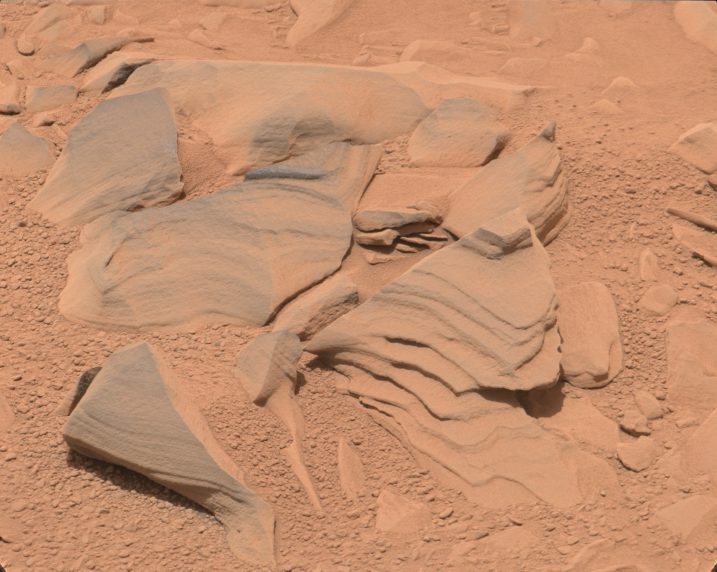
#> input picture Dataset/0053MR0002430000102993E01_DRCL.png, 1434 x 1143 px (shown at 1/2 size)
$ python -i Functions.py   (imports and definitions only)   (older library calls are emulated)
#> lines starting #> are read from the running program, lines starting #| are printed output that depends on the picture
# -*- coding: utf-8 -*-

# -*- coding: utf-8 -*-
"""
Created on Wed Nov 13 22:50:08 2019

@author: TEJAS
"""
import numpy as np
import matplotlib.pyplot as plt
from skimage import segmentation as seg
import cv2
from skimage import data, io, segmentation, color
from skimage.future import graph
from skimage.measure import regionprops
from skimage import draw
import PIL.Image
from scipy.ndimage.filters import generic_filter
from itertools import product, chain
import scipy.stats as st
from sklearn.feature_extraction import image
from skimage.feature import greycomatrix,greycoprops
import multiprocessing
from joblib import Parallel, delayed
from sklearn.cluster import KMeans,SpectralClustering
from skimage.filters import rank
from skimage.morphology import watershed, disk
from scipy import ndimage as ndi
from plot_rag_merge import merge_mean_color,_weight_mean_color
from functools import reduce

class computeLibs:

   # [9 lines left out: function __sharpen, not called in this run]
   def preprocess(self,img,sharpen=False,cgray=True,resiz=True,plot=True):
       original_img = img
       if sharpen:
           img =  self.__sharpen(img)

       if resiz:
           img = cv2.resize(img,(512,512))
           color_img = cv2.resize(original_img,(512,512))

       if plot:
           plt.figure(figsize=(10,10))
           plt.title('Pre-Processed Image')
           plt.imshow(img,cmap='gray')
       return img,color_img


   # [170 lines left out: functions __MSE, __KmeansHelper, kmeans, watershed, slic, felzenszwalb and 5 more, not called in this run]


class plotLibs:

    # [56 lines left out: functions dispImg, dispGrayImg, plot_3d, __segments, dispSegment, dispKmeansBruteImg and 1 more, not called in this run]

    def plotLoss(self,Loss):
        plt.plot(Loss)
        plt.show()


    # [34 lines left out: function __display_edges, not called in this run]

    def plotRAG(self,img,rag,save=0,title='RAG Image'):
        edges_drawn_all = self.__display_edges(img, rag, np.inf)
        self.dispImg(edges_drawn_all,save,title)

    # [19 lines left out: function plotRagwithColorMaps, not called in this run]

    def plotBoundaries(self,img,labels,save=0,title='Boundaries Image'):
        Boundary_Img = seg.mark_boundaries(img, labels)
        self.dispImg(Boundary_Img,save,title)


class imgLibs:

    # [29 lines left out: functions __init__, loadImg, loadImgHelper, not called in this run]

    def plotBoundaries(self,img,labels,save=0,title='Boundaries Image'):
        Boundary_Img = seg.mark_boundaries(img, labels)
        self.dispImg(Boundary_Img,save,title)


>>> import cv2
>>> picture = cv2.imread('Dataset/0053MR0002430000102993E01_DRCL.png')
#> picture is the input picture: shape (1143, 1434, 3); mean B, G, R 110.4, 143.5, 196
>>> result = computeLibs().preprocess(picture)
#> in preprocess, `img = cv2.resize(img,(512,512))`:
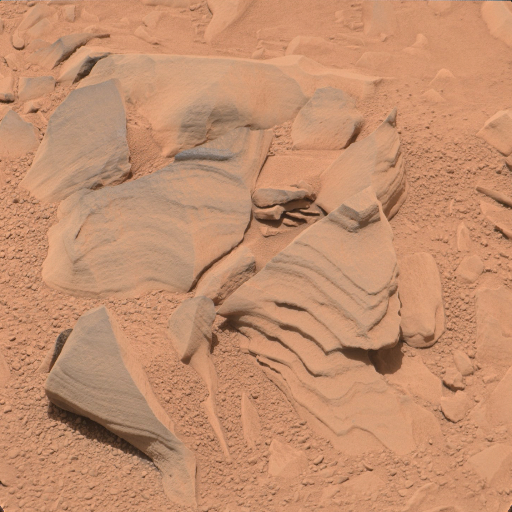
#> img: shape (512, 512, 3); mean of channels 0, 1, 2 110.3, 143.4, 195.9; drawn as B, G, R
